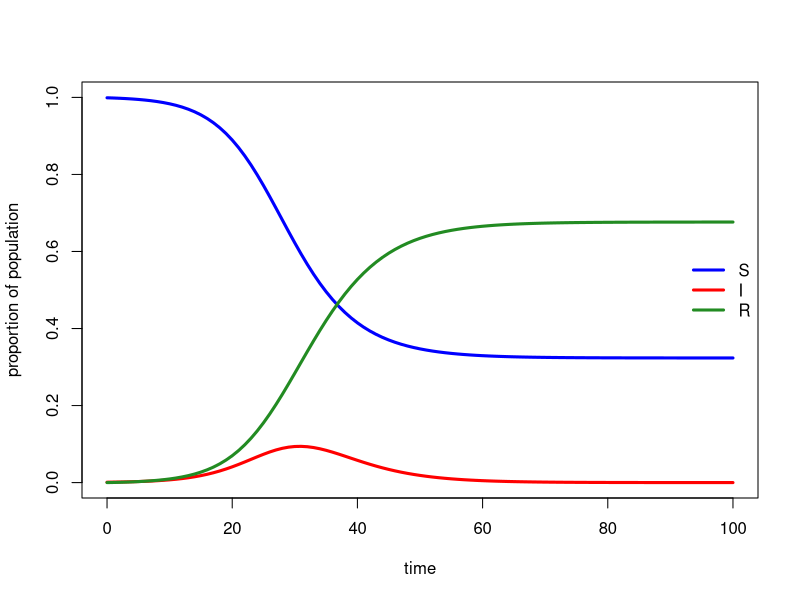

Source code (R):
#### SIR model

## first, load 'deSolve' package
require(deSolve) ## this package helps solve systems of differential equations!

## let's code up a basic SIR model
SIR.model<-function(t, Beta, Gamma){
  init<-c(S=0.999,I=0.001,R=0.0) ## initial values for compartments, % of pop
  parameters<-c(Beta=Beta,Gamma=Gamma) ## beta and gamma parameters
  time<-seq(0,t,by=1) ## time over which to analyze
  
  eqn<-function(time,state,parameters){
    with(as.list(c(state,parameters)),{
      dS<- -Beta*S*I ## dS/dt diff eq
      dI<-Beta*S*I-Gamma*I ## dI/dt diff eq
      dR<-Gamma*I ## dR/dt diff eq
      return(list(c(dS,dI,dR)))})}
  
  out.df<-as.data.frame(ode(y=init,times=time,func=eqn,parms=parameters))
  return(out.df)
}## end function

## plot the output!
sirout<-SIR.model(t=100,Beta=.5,Gamma=.3) ## you can adjust the parameter values here.
plot(S~time,sirout,type="l",lwd=3,col="blue",ylim=c(0,1),
     ylab="proportion of population")
lines(I~time,sirout,lwd=3,col="red")
lines(R~time,sirout,lwd=3,col="forest green")
legend("right",legend=c("S","I","R"),
       col=c("blue","red","forest green"),
       lty=1,lwd=3,bty="n")
#### end SIR model

#####################################################
############# Discussion Questions ##################
#####################################################
## 1) Change around the values of t, beta, and gamma
## in the call of SIR.model, a few lines above, then
## plot again.
## 2) What happens when you increase beta? gamma?
## 3) What happens when beta is greater than gamma?
## 4) What happens when gamma is greater than beta?
##
#####################################################
#####################################################
